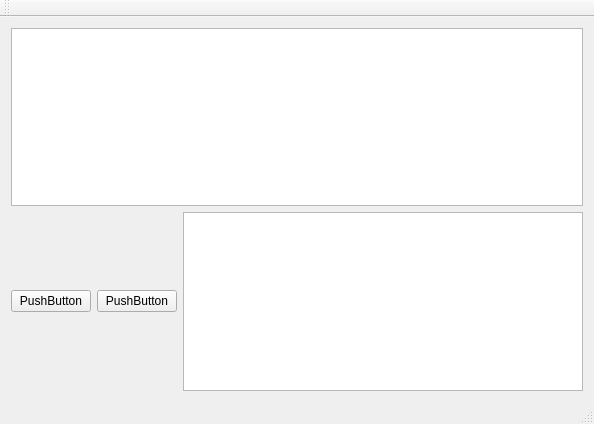
<?xml version="1.0" encoding="UTF-8"?>
<ui version="4.0">
 <class>MainWindow</class>
 <widget class="QMainWindow" name="MainWindow">
  <property name="geometry">
   <rect>
    <x>0</x>
    <y>0</y>
    <width>594</width>
    <height>424</height>
   </rect>
  </property>
  <property name="windowTitle">
   <string>MainWindow</string>
  </property>
  <widget class="QWidget" name="centralWidget">
   <layout class="QVBoxLayout" name="verticalLayout">
    <item>
     <widget class="QPlainTextEdit" name="sqlQueryTextEdit"/>
    </item>
    <item>
     <layout class="QHBoxLayout" name="horizontalLayout">
      <item>
       <widget class="QPushButton" name="submitButton">
        <property name="text">
         <string>PushButton</string>
        </property>
       </widget>
      </item>
      <item>
       <widget class="QPushButton" name="pushButton">
        <property name="text">
         <string>PushButton</string>
        </property>
       </widget>
      </item>
      <item>
       <widget class="QTableView" name="sqlQueryTableView"/>
      </item>
     </layout>
    </item>
   </layout>
  </widget>
  <widget class="QMenuBar" name="menuBar">
   <property name="geometry">
    <rect>
     <x>0</x>
     <y>0</y>
     <width>594</width>
     <height>21</height>
    </rect>
   </property>
  </widget>
  <widget class="QToolBar" name="mainToolBar">
   <attribute name="toolBarArea">
    <enum>TopToolBarArea</enum>
   </attribute>
   <attribute name="toolBarBreak">
    <bool>false</bool>
   </attribute>
  </widget>
  <widget class="QStatusBar" name="statusBar"/>
 </widget>
 <layoutdefault spacing="6" margin="11"/>
 <resources/>
 <connections/>
</ui>
